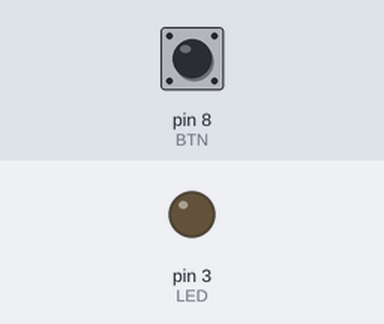
Recording of a sketch running on a simulated Arduino Uno, built with avr-gcc and run on an emulated ATmega328P. On the bench: output pins drawn as LEDs (lit = HIGH). Inputs (shaded band) come from the test bench; at power-on: pin 8 (BTN) HIGH.

Above: at 1.2 s.
1.3 s: pin 8 (BTN) pulled LOW for 0.15 s
At 2.1 s:
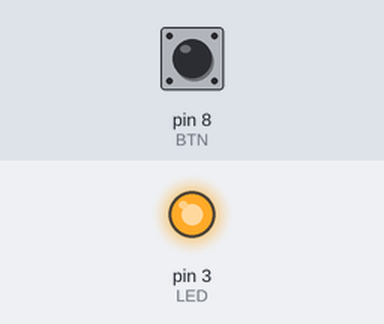
2.9 s: pin 8 (BTN) pulled LOW for 1 s
At 3.3 s:
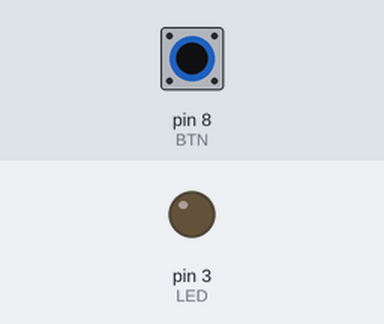
5.4 s: pin 8 (BTN) pulled LOW for 3.2 s
At 6.4 s:
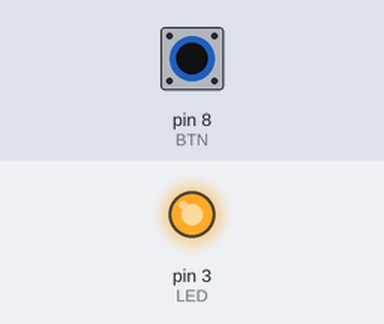
Timing chart, 0 to 8.4 s (numbered marks = the images above; inputs shaded):
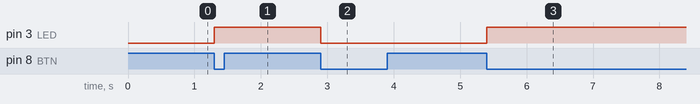

The sketch:

EX5.ino
```cpp
const int LED = 3;
const int BTN = 8;
int led_state = LOW;
int last_state = HIGH;

void setup() {
  // put your setup code here, to run once:
  pinMode(LED, OUTPUT);
  pinMode(BTN, INPUT_PULLUP);
}

void loop() {
  // put your main code here, to run repeatedly:
  int current_state = digitalRead(BTN);

  if (current_state == LOW && last_state == HIGH){
    led_state = !led_state;
    digitalWrite(LED,led_state);
  }
  last_state = current_state;
}
```

Measured:
- after the input at 1.3 s, pin 3 (LED): LOW → HIGH at once
- after the input at 2.9 s, pin 3 (LED): HIGH → LOW at once
- after the input at 5.4 s, pin 3 (LED): LOW → HIGH at once
